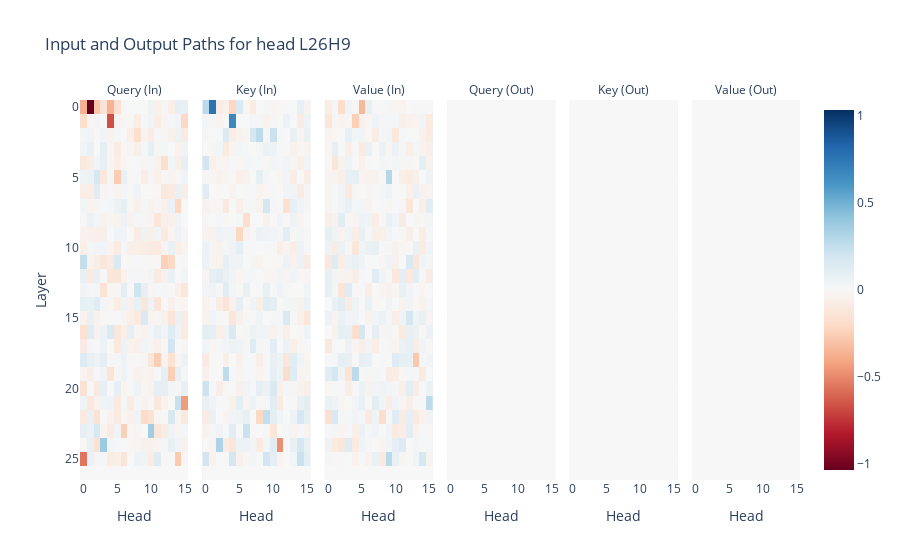
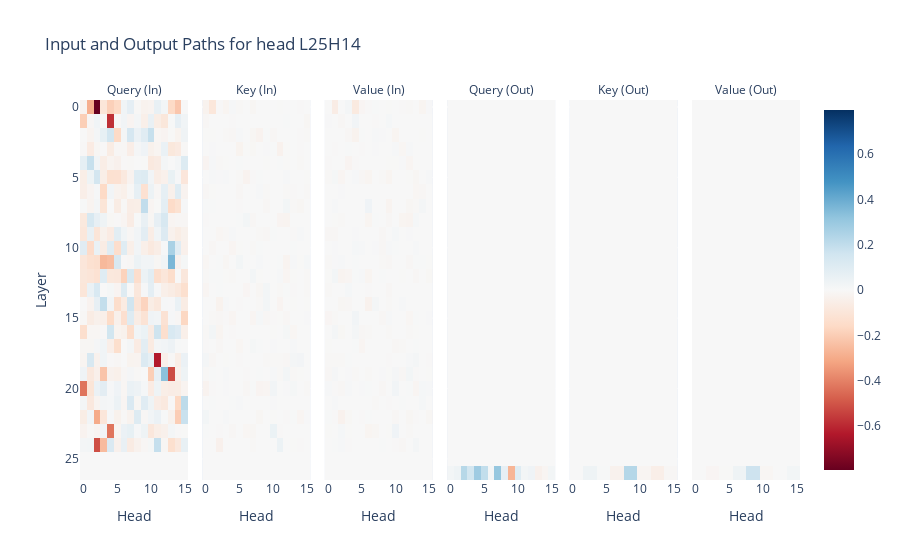
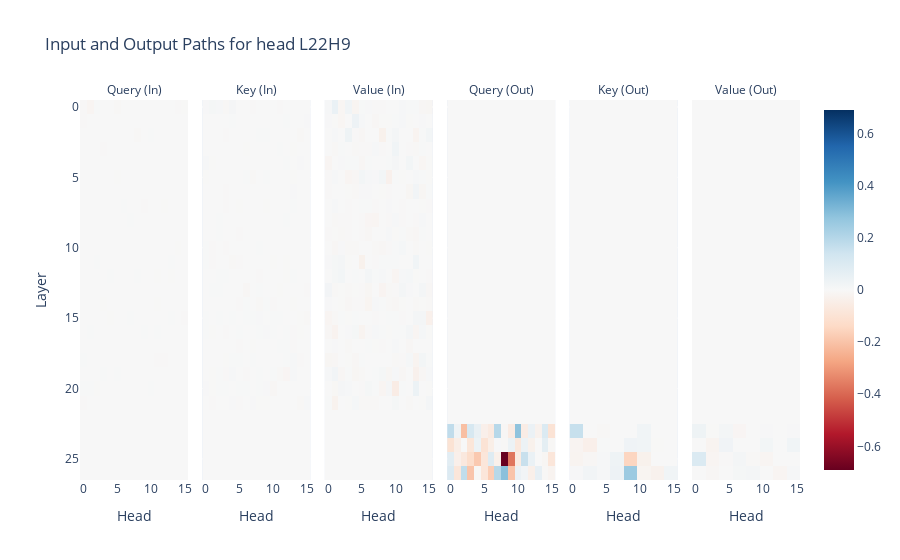

Here is the notebook cell these charts were saved with, in order:
### Code cell
interesting_heads = [
    (26, 9),
    (25, 14),
    (22, 9),
    (25, 8)
]


plot_interesting_heads(head_path_attrs, interesting_heads)

### Figure 1 — Plotly figure (JSON) as saved in the notebook; plotly's stock layout.template omitted (floating-point values rounded to 4 significant figures; data arrays with more than 128 entries replaced by an {"elided": "..."} marker saying what was removed)
{"data": [{"coloraxis": "coloraxis", "hovertemplate": "x: %{x}<br>y: %{y}<br>color: %{z}<extra></extra>", "name": "0", "type": "heatmap", "xaxis": "x", "yaxis": "y", "z": {"elided": "27x16 float values"}}, {"coloraxis": "coloraxis", "hovertemplate": "x: %{x}<br>y: %{y}<br>color: %{z}<extra></extra>", "name": "1", "type": "heatmap", "xaxis": "x2", "yaxis": "y2", "z": {"elided": "27x16 float values"}}, {"coloraxis": "coloraxis", "hovertemplate": "x: %{x}<br>y: %{y}<br>color: %{z}<extra></extra>", "name": "2", "type": "heatmap", "xaxis": "x3", "yaxis": "y3", "z": {"elided": "27x16 float values"}}, {"coloraxis": "coloraxis", "hovertemplate": "x: %{x}<br>y: %{y}<br>color: %{z}<extra></extra>", "name": "3", "type": "heatmap", "xaxis": "x4", "yaxis": "y4", "z": {"elided": "27x16 int values"}}, {"coloraxis": "coloraxis", "hovertemplate": "x: %{x}<br>y: %{y}<br>color: %{z}<extra></extra>", "name": "4", "type": "heatmap", "xaxis": "x5", "yaxis": "y5", "z": {"elided": "27x16 int values"}}, {"coloraxis": "coloraxis", "hovertemplate": "x: %{x}<br>y: %{y}<br>color: %{z}<extra></extra>", "name": "5", "type": "heatmap", "xaxis": "x6", "yaxis": "y6", "z": {"elided": "27x16 int values"}}], "layout": {"annotations": [{"font": {}, "showarrow": false, "text": "Query (In)", "x": 0.075, "xanchor": "center", "xref": "paper", "y": 1, "yanchor": "bottom", "yref": "paper"}, {"font": {}, "showarrow": false, "text": "Key (In)", "x": 0.245, "xanchor": "center", "xref": "paper", "y": 1, "yanchor": "bottom", "yref": "paper"}, {"font": {}, "showarrow": false, "text": "Value (In)", "x": 0.415, "xanchor": "center", "xref": "paper", "y": 1, "yanchor": "bottom", "yref": "paper"}, {"font": {}, "showarrow": false, "text": "Query (Out)", "x": 0.585, "xanchor": "center", "xref": "paper", "y": 1, "yanchor": "bottom", "yref": "paper"}, {"font": {}, "showarrow": false, "text": "Key (Out)", "x": 0.755, "xanchor": "center", "xref": "paper", "y": 1, "yanchor": "bottom", "yref": "paper"}, {"font": {}, "showarrow": false, "text": "Value (Out)", "x": 0.925, "xanchor": "center", "xref": "paper", "y": 1, "yanchor": "bottom", "yref": "paper"}], "coloraxis": {"cmid": 0, "colorscale": [[0, "rgb(103,0,31)"], [0.1, "rgb(178,24,43)"], [0.2, "rgb(214,96,77)"], [0.3, "rgb(244,165,130)"], [0.4, "rgb(253,219,199)"], [0.5, "rgb(247,247,247)"], [0.6, "rgb(209,229,240)"], [0.7, "rgb(146,197,222)"], [0.8, "rgb(67,147,195)"], [0.9, "rgb(33,102,172)"], [1, "rgb(5,48,97)"]]}, "title": {"text": "Input and Output Paths for head L26H9"}, "xaxis": {"anchor": "y", "domain": [0, 0.15], "title": {"text": "Head"}}, "xaxis2": {"anchor": "y2", "domain": [0.17, 0.32], "matches": "x", "title": {"text": "Head"}}, "xaxis3": {"anchor": "y3", "domain": [0.34, 0.49], "matches": "x", "title": {"text": "Head"}}, "xaxis4": {"anchor": "y4", "domain": [0.51, 0.66], "matches": "x", "title": {"text": "Head"}}, "xaxis5": {"anchor": "y5", "domain": [0.68, 0.83], "matches": "x", "title": {"text": "Head"}}, "xaxis6": {"anchor": "y6", "domain": [0.85, 1], "matches": "x", "title": {"text": "Head"}}, "yaxis": {"anchor": "x", "autorange": "reversed", "domain": [0, 1], "title": {"text": "Layer"}}, "yaxis2": {"anchor": "x2", "domain": [0, 1], "matches": "y", "showticklabels": false}, "yaxis3": {"anchor": "x3", "domain": [0, 1], "matches": "y", "showticklabels": false}, "yaxis4": {"anchor": "x4", "domain": [0, 1], "matches": "y", "showticklabels": false}, "yaxis5": {"anchor": "x5", "domain": [0, 1], "matches": "y", "showticklabels": false}, "yaxis6": {"anchor": "x6", "domain": [0, 1], "matches": "y", "showticklabels": false}}}

### Figure 2 — Plotly figure (JSON) as saved in the notebook; plotly's stock layout.template omitted (floating-point values rounded to 4 significant figures; data arrays with more than 128 entries replaced by an {"elided": "..."} marker saying what was removed)
{"data": [{"coloraxis": "coloraxis", "hovertemplate": "x: %{x}<br>y: %{y}<br>color: %{z}<extra></extra>", "name": "0", "type": "heatmap", "xaxis": "x", "yaxis": "y", "z": {"elided": "27x16 float values"}}, {"coloraxis": "coloraxis", "hovertemplate": "x: %{x}<br>y: %{y}<br>color: %{z}<extra></extra>", "name": "1", "type": "heatmap", "xaxis": "x2", "yaxis": "y2", "z": {"elided": "27x16 float values"}}, {"coloraxis": "coloraxis", "hovertemplate": "x: %{x}<br>y: %{y}<br>color: %{z}<extra></extra>", "name": "2", "type": "heatmap", "xaxis": "x3", "yaxis": "y3", "z": {"elided": "27x16 float values"}}, {"coloraxis": "coloraxis", "hovertemplate": "x: %{x}<br>y: %{y}<br>color: %{z}<extra></extra>", "name": "3", "type": "heatmap", "xaxis": "x4", "yaxis": "y4", "z": {"elided": "27x16 float values"}}, {"coloraxis": "coloraxis", "hovertemplate": "x: %{x}<br>y: %{y}<br>color: %{z}<extra></extra>", "name": "4", "type": "heatmap", "xaxis": "x5", "yaxis": "y5", "z": {"elided": "27x16 float values"}}, {"coloraxis": "coloraxis", "hovertemplate": "x: %{x}<br>y: %{y}<br>color: %{z}<extra></extra>", "name": "5", "type": "heatmap", "xaxis": "x6", "yaxis": "y6", "z": {"elided": "27x16 float values"}}], "layout": {"annotations": [{"font": {}, "showarrow": false, "text": "Query (In)", "x": 0.075, "xanchor": "center", "xref": "paper", "y": 1, "yanchor": "bottom", "yref": "paper"}, {"font": {}, "showarrow": false, "text": "Key (In)", "x": 0.245, "xanchor": "center", "xref": "paper", "y": 1, "yanchor": "bottom", "yref": "paper"}, {"font": {}, "showarrow": false, "text": "Value (In)", "x": 0.415, "xanchor": "center", "xref": "paper", "y": 1, "yanchor": "bottom", "yref": "paper"}, {"font": {}, "showarrow": false, "text": "Query (Out)", "x": 0.585, "xanchor": "center", "xref": "paper", "y": 1, "yanchor": "bottom", "yref": "paper"}, {"font": {}, "showarrow": false, "text": "Key (Out)", "x": 0.755, "xanchor": "center", "xref": "paper", "y": 1, "yanchor": "bottom", "yref": "paper"}, {"font": {}, "showarrow": false, "text": "Value (Out)", "x": 0.925, "xanchor": "center", "xref": "paper", "y": 1, "yanchor": "bottom", "yref": "paper"}], "coloraxis": {"cmid": 0, "colorscale": [[0, "rgb(103,0,31)"], [0.1, "rgb(178,24,43)"], [0.2, "rgb(214,96,77)"], [0.3, "rgb(244,165,130)"], [0.4, "rgb(253,219,199)"], [0.5, "rgb(247,247,247)"], [0.6, "rgb(209,229,240)"], [0.7, "rgb(146,197,222)"], [0.8, "rgb(67,147,195)"], [0.9, "rgb(33,102,172)"], [1, "rgb(5,48,97)"]]}, "title": {"text": "Input and Output Paths for head L25H14"}, "xaxis": {"anchor": "y", "domain": [0, 0.15], "title": {"text": "Head"}}, "xaxis2": {"anchor": "y2", "domain": [0.17, 0.32], "matches": "x", "title": {"text": "Head"}}, "xaxis3": {"anchor": "y3", "domain": [0.34, 0.49], "matches": "x", "title": {"text": "Head"}}, "xaxis4": {"anchor": "y4", "domain": [0.51, 0.66], "matches": "x", "title": {"text": "Head"}}, "xaxis5": {"anchor": "y5", "domain": [0.68, 0.83], "matches": "x", "title": {"text": "Head"}}, "xaxis6": {"anchor": "y6", "domain": [0.85, 1], "matches": "x", "title": {"text": "Head"}}, "yaxis": {"anchor": "x", "autorange": "reversed", "domain": [0, 1], "title": {"text": "Layer"}}, "yaxis2": {"anchor": "x2", "domain": [0, 1], "matches": "y", "showticklabels": false}, "yaxis3": {"anchor": "x3", "domain": [0, 1], "matches": "y", "showticklabels": false}, "yaxis4": {"anchor": "x4", "domain": [0, 1], "matches": "y", "showticklabels": false}, "yaxis5": {"anchor": "x5", "domain": [0, 1], "matches": "y", "showticklabels": false}, "yaxis6": {"anchor": "x6", "domain": [0, 1], "matches": "y", "showticklabels": false}}}

### Figure 3 — Plotly figure (JSON) as saved in the notebook; plotly's stock layout.template omitted (floating-point values rounded to 4 significant figures; data arrays with more than 128 entries replaced by an {"elided": "..."} marker saying what was removed)
{"data": [{"coloraxis": "coloraxis", "hovertemplate": "x: %{x}<br>y: %{y}<br>color: %{z}<extra></extra>", "name": "0", "type": "heatmap", "xaxis": "x", "yaxis": "y", "z": {"elided": "27x16 float values"}}, {"coloraxis": "coloraxis", "hovertemplate": "x: %{x}<br>y: %{y}<br>color: %{z}<extra></extra>", "name": "1", "type": "heatmap", "xaxis": "x2", "yaxis": "y2", "z": {"elided": "27x16 float values"}}, {"coloraxis": "coloraxis", "hovertemplate": "x: %{x}<br>y: %{y}<br>color: %{z}<extra></extra>", "name": "2", "type": "heatmap", "xaxis": "x3", "yaxis": "y3", "z": {"elided": "27x16 float values"}}, {"coloraxis": "coloraxis", "hovertemplate": "x: %{x}<br>y: %{y}<br>color: %{z}<extra></extra>", "name": "3", "type": "heatmap", "xaxis": "x4", "yaxis": "y4", "z": {"elided": "27x16 float values"}}, {"coloraxis": "coloraxis", "hovertemplate": "x: %{x}<br>y: %{y}<br>color: %{z}<extra></extra>", "name": "4", "type": "heatmap", "xaxis": "x5", "yaxis": "y5", "z": {"elided": "27x16 float values"}}, {"coloraxis": "coloraxis", "hovertemplate": "x: %{x}<br>y: %{y}<br>color: %{z}<extra></extra>", "name": "5", "type": "heatmap", "xaxis": "x6", "yaxis": "y6", "z": {"elided": "27x16 float values"}}], "layout": {"annotations": [{"font": {}, "showarrow": false, "text": "Query (In)", "x": 0.075, "xanchor": "center", "xref": "paper", "y": 1, "yanchor": "bottom", "yref": "paper"}, {"font": {}, "showarrow": false, "text": "Key (In)", "x": 0.245, "xanchor": "center", "xref": "paper", "y": 1, "yanchor": "bottom", "yref": "paper"}, {"font": {}, "showarrow": false, "text": "Value (In)", "x": 0.415, "xanchor": "center", "xref": "paper", "y": 1, "yanchor": "bottom", "yref": "paper"}, {"font": {}, "showarrow": false, "text": "Query (Out)", "x": 0.585, "xanchor": "center", "xref": "paper", "y": 1, "yanchor": "bottom", "yref": "paper"}, {"font": {}, "showarrow": false, "text": "Key (Out)", "x": 0.755, "xanchor": "center", "xref": "paper", "y": 1, "yanchor": "bottom", "yref": "paper"}, {"font": {}, "showarrow": false, "text": "Value (Out)", "x": 0.925, "xanchor": "center", "xref": "paper", "y": 1, "yanchor": "bottom", "yref": "paper"}], "coloraxis": {"cmid": 0, "colorscale": [[0, "rgb(103,0,31)"], [0.1, "rgb(178,24,43)"], [0.2, "rgb(214,96,77)"], [0.3, "rgb(244,165,130)"], [0.4, "rgb(253,219,199)"], [0.5, "rgb(247,247,247)"], [0.6, "rgb(209,229,240)"], [0.7, "rgb(146,197,222)"], [0.8, "rgb(67,147,195)"], [0.9, "rgb(33,102,172)"], [1, "rgb(5,48,97)"]]}, "title": {"text": "Input and Output Paths for head L22H9"}, "xaxis": {"anchor": "y", "domain": [0, 0.15], "title": {"text": "Head"}}, "xaxis2": {"anchor": "y2", "domain": [0.17, 0.32], "matches": "x", "title": {"text": "Head"}}, "xaxis3": {"anchor": "y3", "domain": [0.34, 0.49], "matches": "x", "title": {"text": "Head"}}, "xaxis4": {"anchor": "y4", "domain": [0.51, 0.66], "matches": "x", "title": {"text": "Head"}}, "xaxis5": {"anchor": "y5", "domain": [0.68, 0.83], "matches": "x", "title": {"text": "Head"}}, "xaxis6": {"anchor": "y6", "domain": [0.85, 1], "matches": "x", "title": {"text": "Head"}}, "yaxis": {"anchor": "x", "autorange": "reversed", "domain": [0, 1], "title": {"text": "Layer"}}, "yaxis2": {"anchor": "x2", "domain": [0, 1], "matches": "y", "showticklabels": false}, "yaxis3": {"anchor": "x3", "domain": [0, 1], "matches": "y", "showticklabels": false}, "yaxis4": {"anchor": "x4", "domain": [0, 1], "matches": "y", "showticklabels": false}, "yaxis5": {"anchor": "x5", "domain": [0, 1], "matches": "y", "showticklabels": false}, "yaxis6": {"anchor": "x6", "domain": [0, 1], "matches": "y", "showticklabels": false}}}
